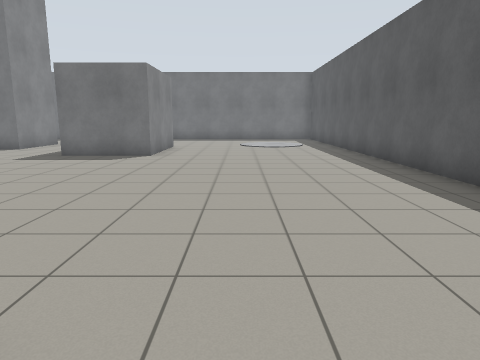
[1] (above)

19 first-person views from a walk through a world built for the Gazebo simulator. The camera is 1.2 m above the floor, tilts 10° down and sees 70° across. The floor is counted in squares, 1 m on a side. Each view is taken from the middle of a square. On the plan, view 1 faces up. The plan holds only what a view shows up to about 14 squares ahead; the rest is blank. The robots in the file are not drawn.

[2]
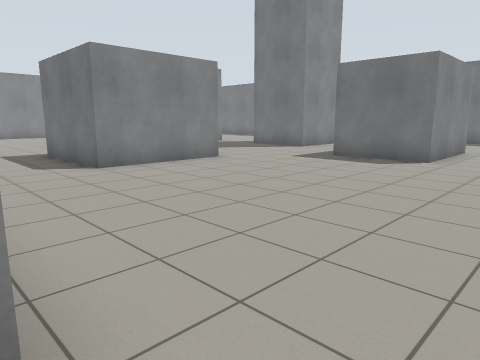

[3]
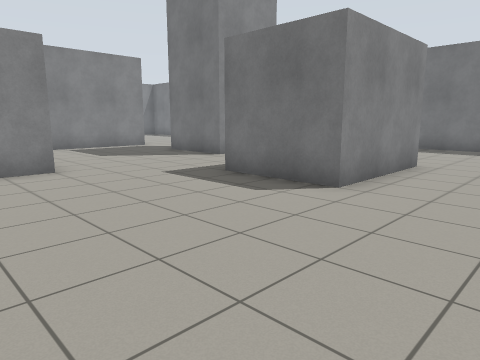

[4]
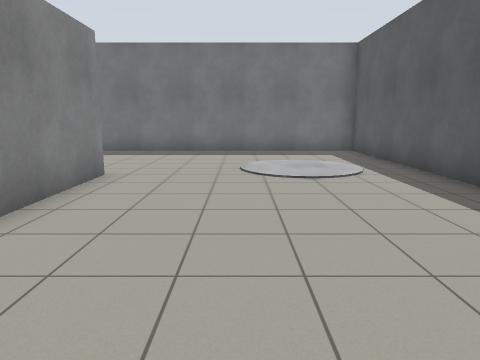

[5]
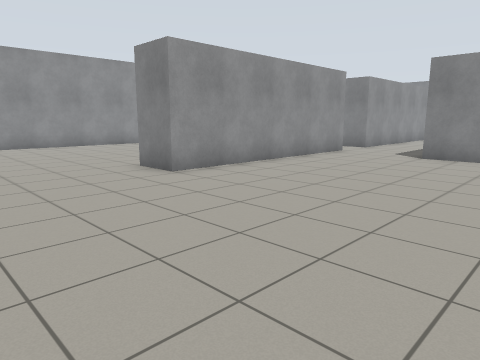

[6]
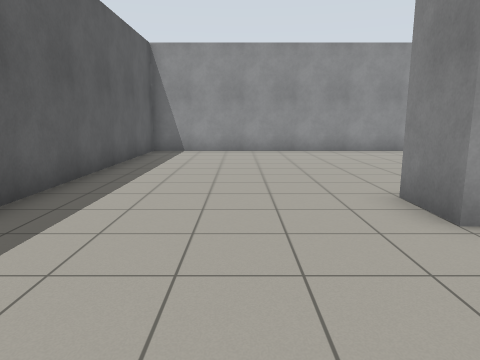

[7]
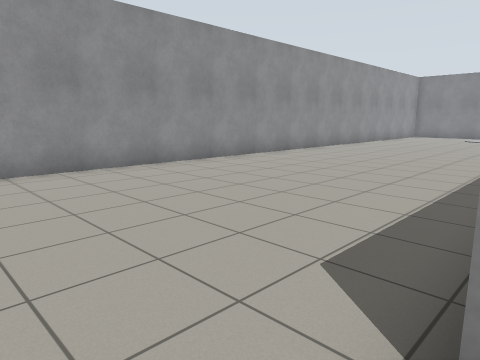

[8]
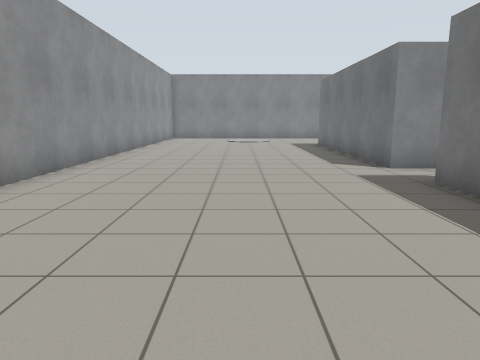

[9]
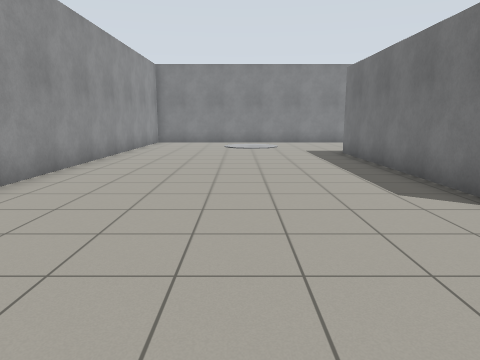

[10]
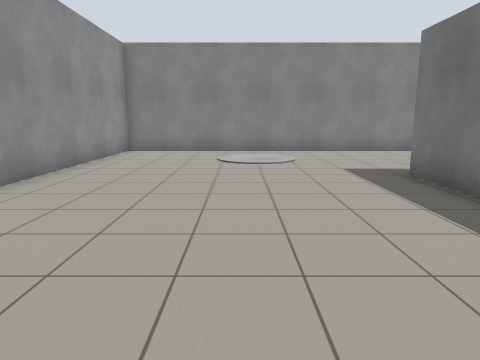

[11]
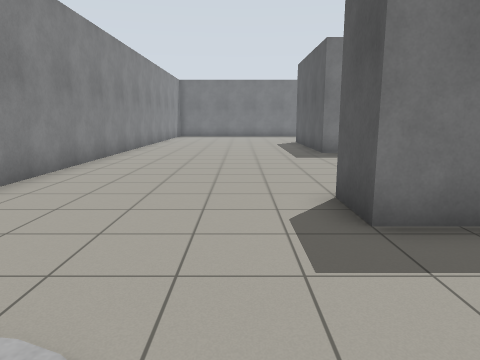

[12]
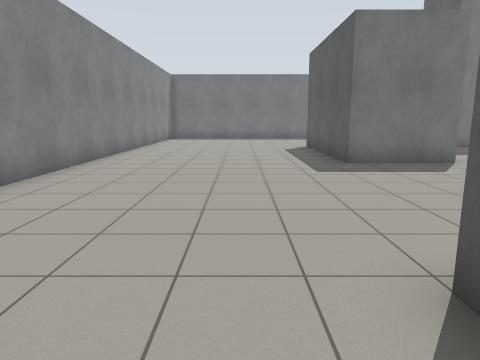

[13]
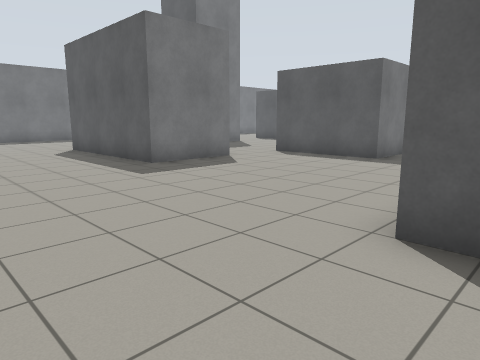

[14]
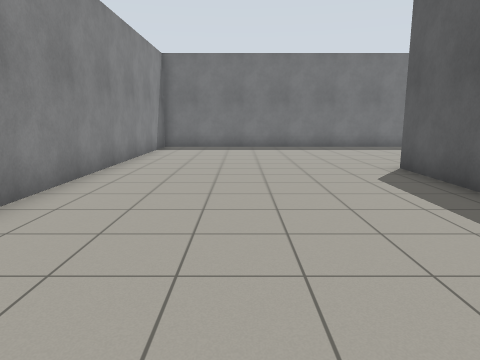

[15]
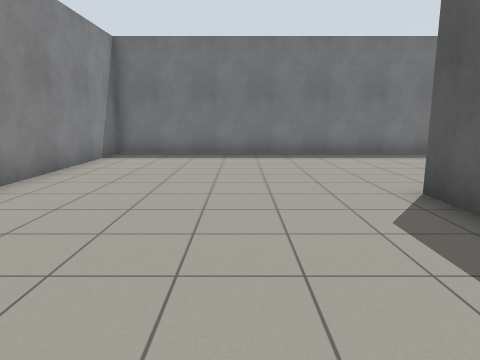

[16]
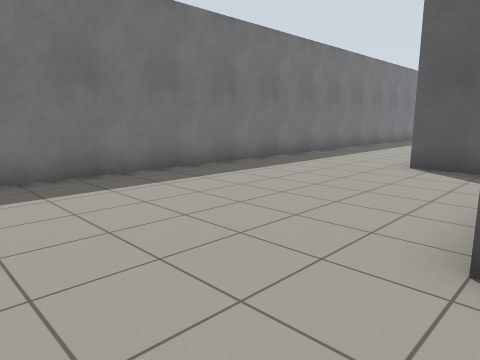

[17]
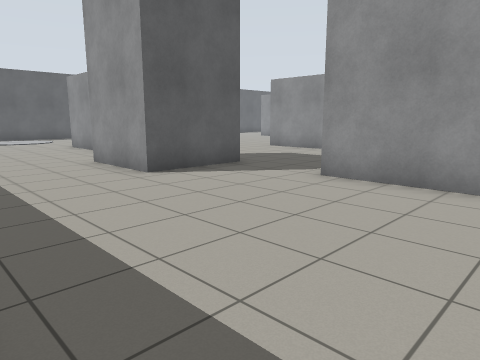

[18]
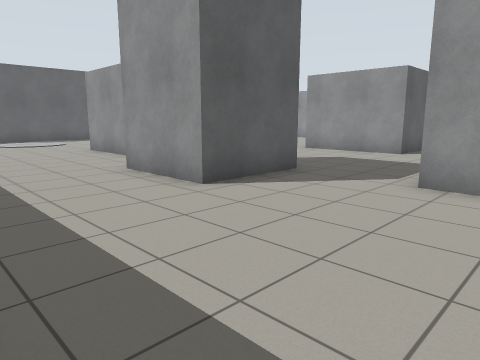

[19]
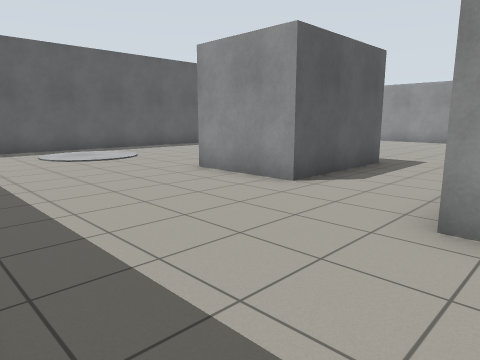

### Floor plan
Key: @ floor where view 1 was taken; # wall or solid block; . floor; B grey box; A barrier.
Columns run from 26 left of view 1 to 5 right of it. Each row starts with its distance up from view 1.
 22 ###################  ###########
 21 #................... ..........#
 20 #..............................#
 19 #..............................#
 18 #..............................#
 17 #.............BBBB.........  ..#
 16 #.............B  B.........  ..#
 15 #.............B  B..BBBB.......#
 14 #.......BBBB..BBBB..B  B.......#
 13 #.......B   ........B  B.......#
 12 #.......B  B........BBBB.......#
 11 #.......B  B...................#
 10 #.......B  B...................#
  9 #.......BBBB...................#
  8 #.............BBBB.............#
  7 #.............B  B.............#
  6 #.............B  B.............#
  5 #.............BBBB.............
  4 #.............................
  3 #.............................
  2 #..........     ..............
  1 #......A      A..AAAAAAAA......
  0 #......AAAAAAAA..AA     A.@....#
 -1 #..............................#
 -2 #..............................#
 -3 #..  ..........................#
 -4 #..  ..........................#
 -5 #..............................#
 -6 #..............................#
 -7 #..............................#
 -8 #..............................#
 -9 ################################

Positions as (right, up) in squares from view 1, and headings:
1: (0, 0), facing up
2: (0, 1), facing up-left
3: (0, 6), facing up-left
4: (0, 8), facing up
5: (3, 8), facing down-left
6: (1, 5), facing down
7: (0, 0), facing down-left
8: (-3, -4), facing left
9: (-7, -4), facing left
10: (-12, -4), facing left
11: (-21, -4), facing up
12: (-21, -1), facing up
13: (-23, 0), facing up-right
14: (-22, 6), facing up
15: (-21, 9), facing up
16: (-21, 14), facing up-right
17: (-19, 21), facing down-right
18: (-17, 21), facing down-right
19: (-10, 21), facing down-right
